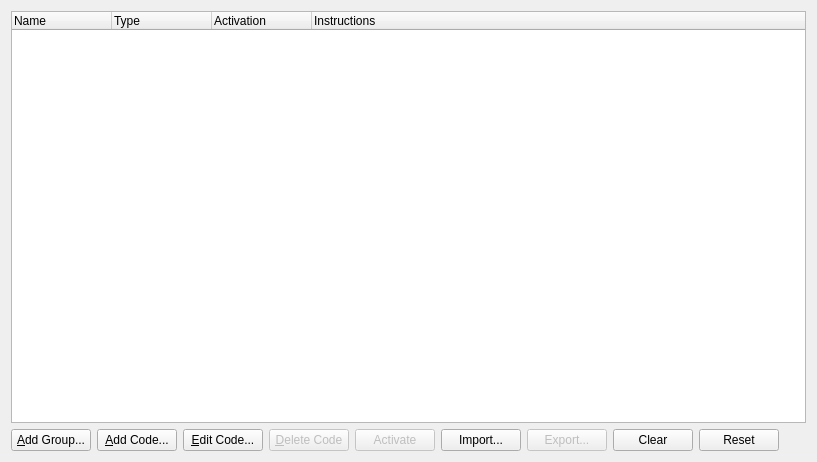
<?xml version="1.0" encoding="UTF-8"?>
<ui version="4.0">
 <class>CheatManagerWindow</class>
 <widget class="QWidget" name="CheatManagerWindow">
  <property name="geometry">
   <rect>
    <x>0</x>
    <y>0</y>
    <width>817</width>
    <height>462</height>
   </rect>
  </property>
  <property name="windowTitle">
   <string>Cheat Manager</string>
  </property>
  <property name="windowIcon">
   <iconset>
    <normaloff>:/icons/app-icon.png</normaloff>:/icons/app-icon.png</iconset>
  </property>
  <layout class="QGridLayout" name="gridLayout">
   <item row="1" column="0">
    <layout class="QHBoxLayout" name="horizontalLayout">
     <item>
      <widget class="QPushButton" name="cheatListNewCategory">
       <property name="text">
        <string>&amp;Add Group...</string>
       </property>
      </widget>
     </item>
     <item>
      <widget class="QPushButton" name="cheatListAdd">
       <property name="text">
        <string>&amp;Add Code...</string>
       </property>
      </widget>
     </item>
     <item>
      <widget class="QPushButton" name="cheatListEdit">
       <property name="text">
        <string>&amp;Edit Code...</string>
       </property>
      </widget>
     </item>
     <item>
      <widget class="QPushButton" name="cheatListRemove">
       <property name="enabled">
        <bool>false</bool>
       </property>
       <property name="text">
        <string>&amp;Delete Code</string>
       </property>
      </widget>
     </item>
     <item>
      <widget class="QPushButton" name="cheatListActivate">
       <property name="enabled">
        <bool>false</bool>
       </property>
       <property name="text">
        <string>Activate</string>
       </property>
      </widget>
     </item>
     <item>
      <widget class="QPushButton" name="cheatListImport">
       <property name="text">
        <string>Import...</string>
       </property>
      </widget>
     </item>
     <item>
      <widget class="QPushButton" name="cheatListExport">
       <property name="enabled">
        <bool>false</bool>
       </property>
       <property name="text">
        <string>Export...</string>
       </property>
      </widget>
     </item>
     <item>
      <widget class="QPushButton" name="cheatListClear">
       <property name="text">
        <string>Clear</string>
       </property>
      </widget>
     </item>
     <item>
      <widget class="QPushButton" name="cheatListReset">
       <property name="text">
        <string>Reset</string>
       </property>
      </widget>
     </item>
     <item>
      <spacer name="horizontalSpacer">
       <property name="orientation">
        <enum>Qt::Orientation::Horizontal</enum>
       </property>
       <property name="sizeHint" stdset="0">
        <size>
         <width>40</width>
         <height>20</height>
        </size>
       </property>
      </spacer>
     </item>
    </layout>
   </item>
   <item row="0" column="0">
    <widget class="QTreeWidget" name="cheatList">
     <property name="selectionMode">
      <enum>QAbstractItemView::SelectionMode::SingleSelection</enum>
     </property>
     <property name="selectionBehavior">
      <enum>QAbstractItemView::SelectionBehavior::SelectRows</enum>
     </property>
     <column>
      <property name="text">
       <string>Name</string>
      </property>
     </column>
     <column>
      <property name="text">
       <string>Type</string>
      </property>
     </column>
     <column>
      <property name="text">
       <string>Activation</string>
      </property>
     </column>
     <column>
      <property name="text">
       <string>Instructions</string>
      </property>
     </column>
    </widget>
   </item>
  </layout>
 </widget>
 <resources/>
 <connections/>
</ui>
